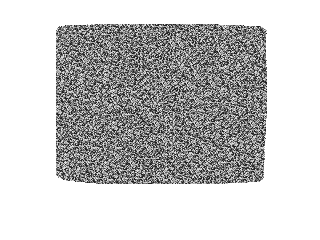
#> input picture art/golden/menu/tv_planea1.png, 320 x 240 px
$ python noisegen.py
#> lines starting #> are read from the running program, lines starting #| are printed output that depends on the picture

from PIL import Image

# Just divides the reference image into a checkpattern
# outputing blue and red intensities that we later override.

im = Image.open("tv_planea1.png").convert("RGBA")
#> im is the input picture: PIL image 320x240 RGBA; mean R, G, B, A 125.3, 125.3, 125.3, 110.5
pixmap = im.load()
for c in range(im.size[0]):
	for r in range(im.size[1]):
		color = pixmap[c, r]
		if (c & 1) ^ (r & 1):
			pixmap[c, r] = (color[0], color[1], color[2], 0)
im.save("tv_planea2.png")
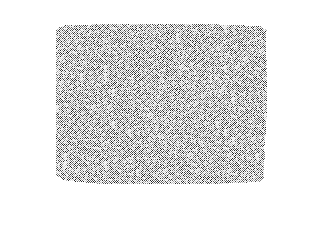
#> saved as tv_planea2.png: PIL image 320x240 RGBA; mean R, G, B, A 125.3, 125.3, 125.3, 55.2; transparent parts drawn white
